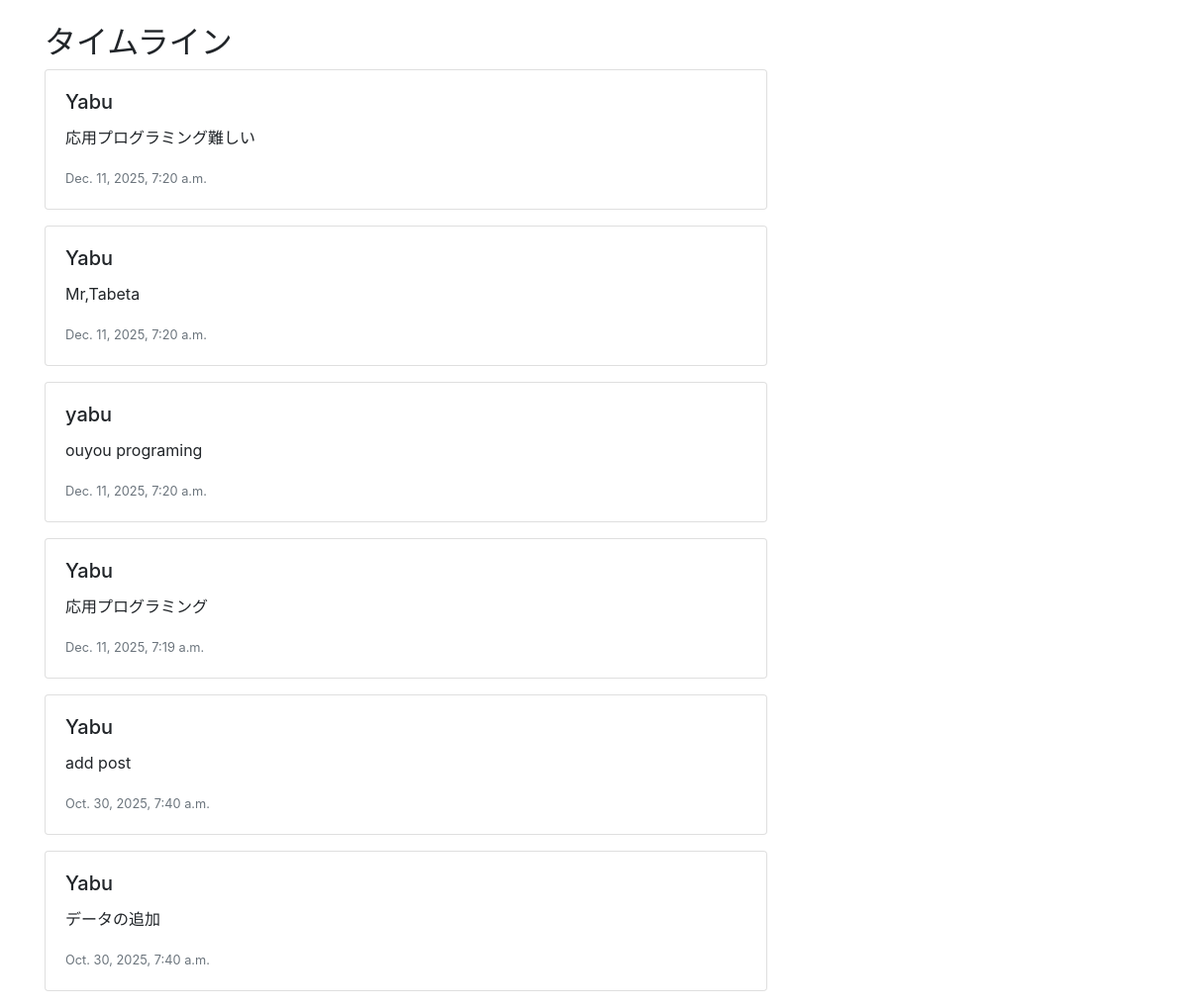
Page /timeline/ on the committed database.
### testApp/models.py (models this page shows, shortened)
class Post(models.Model):
    class Meta:
        app_label = 'testApp'
    content = models.TextField()
    created_at = models.DateTimeField(auto_now_add=True)
    author = models.ForeignKey(User, on_delete=models.CASCADE)

### testApp/views.py (the view)
# urls.py: path("timeline/", views.timeline, name="timeline"),
def timeline(request):
    posts = Post.objects.select_related('author').order_by('-created_at')
    return render(request, 'timeline.html', {'posts': posts})

### templates/timeline.html
{% extends 'base.html' %}
{% block content %}
  <h2>タイムライン</h2>
  <div class="row">
    <div class="col-md-8">
      {% for post in posts %}
        <div class="card mb-3">
          <div class="card-body">
            <h5 class="card-title">{{ post.author.username }}</h5>
            <p class="card-text">{{ post.content }}</p>
            <p class="card-text"><small class="text-muted">{{ post.created_at }}</small></p>
          </div>
        </div>
      {% endfor %}
    </div>
  </div>
{% endblock %}

### templates/base.html (shortened to what this page needs)
<!DOCTYPE html>
<html lang="ja">
<head>
    <link rel="stylesheet" href="https://stackpath.bootstrapcdn.com/bootstrap/4.5.0/css/bootstrap.min.css">
</head>
<body>
    <div class="container mt-4">
        {% block content %}
        {% endblock %}
    </div>
</body>
</html>

### rows in the picture
Post: author.username "Yabu", content "応用プログラミング難しい", created_at "Dec. 11, 2025, 7:20 a.m."
Post: author.username "Yabu", content "Mr,Tabeta", created_at "Dec. 11, 2025, 7:20 a.m."
Post: author.username "yabu", content "ouyou programing", created_at "Dec. 11, 2025, 7:20 a.m."
Post: author.username "Yabu", content "応用プログラミング", created_at "Dec. 11, 2025, 7:19 a.m."
Post: author.username "Yabu", content "add post", created_at "Oct. 30, 2025, 7:40 a.m."
Post: author.username "Yabu", content "データの追加", created_at "Oct. 30, 2025, 7:40 a.m."
